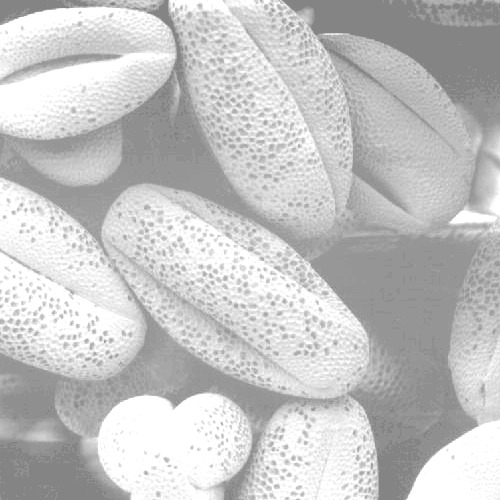
#> input picture Figure/1.tif, 500 x 500 px, given in place of 5.tif, which was not available
$ python spatial.py
#> lines starting #> are read from the running program, lines starting #| are printed output that depends on the picture; pictures that were not available may be replaced by others from this repository, and a replacement may not be noted
import matplotlib.pyplot as plt
import numpy as np
from PIL import Image


def mean_filter(x, kernel_size=3):
    result = x.copy()
    for i in range(int(kernel_size), len(x) - int(kernel_size)):
        for j in range(int(kernel_size), len(x[0]) - int(kernel_size)):
            temp = 0
            for xx in range(i - int(kernel_size / 2), i + int(kernel_size / 2) + 1):
                for y in range(j - int(kernel_size / 2), j + int(kernel_size / 2) + 1):
                    temp += x[xx][y]
            result[i][j] = temp//(kernel_size*kernel_size)
    return result

def med_filter(x, kernel_size=3):
    result = x.copy()
    for i in range(int(kernel_size), len(x) - int(kernel_size)):
        for j in range(int(kernel_size), len(x[0]) - int(kernel_size)):
            temp=[]
            for xx in range(i - int(kernel_size / 2), i + int(kernel_size / 2) + 1):
                for y in range(j - int(kernel_size / 2), j + int(kernel_size / 2) + 1):
                    temp.append(x[xx][y])
            temp.sort()
            result[i][j] = temp[kernel_size*kernel_size//2]
    return result

def modified_alpha_filter(x, d, kernel_size=3):
    result = x.copy()
    for i in range(int(kernel_size), len(x) - int(kernel_size)):
        for j in range(int(kernel_size), len(x[0]) - int(kernel_size)):
            temp=[]
            for xx in range(i - int(kernel_size / 2), i + int(kernel_size / 2) + 1):
                for y in range(j - int(kernel_size / 2), j + int(kernel_size / 2) + 1):
                    temp.append(x[xx][y])
            temp.sort()
            result[i][j] = sum(temp[d//2:kernel_size*kernel_size-d//2])//(kernel_size*kernel_size-d)
    return result

if __name__ == '__main__':
    index=0
    img = Image.open('Figure/' + str(index + 5) + '.tif')  # 500*500
#> img is the input picture: PIL image 500x500 L; min 132, max 255, mean 196.4
    arr = np.array(img)
    new_arr = mean_filter(arr)
    new_img = Image.fromarray(new_arr)

    plt.subplot(2, 3, index * 3 + 1)
    plt.imshow(img)
    plt.title('origin figure')

    plt.subplot(2,3,index*3+2)
    plt.imshow(new_img)
    plt.title('mean filtering')

    plt.subplot(2, 3, index * 3 + 3)
    new_arr = med_filter(arr)
    new_img = Image.fromarray(new_arr)
    plt.imshow(new_img)
    plt.title('mid filtering')

    img = Image.open('Figure/' + str(6) + '.tif')  # 500*500
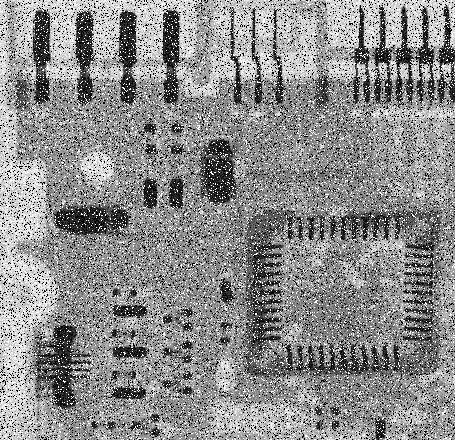
#> input picture Figure/6.tif, 455 x 440 px
#> img is the input picture: PIL image 455x440 L; min 0, max 255, mean 140.1
    arr = np.array(img)
    new_arr = modified_alpha_filter(arr,5,5)
#> after the loop in modified_alpha_filter, `for i in range(int(kernel_size), len(x) - int(kernel_size)):`:
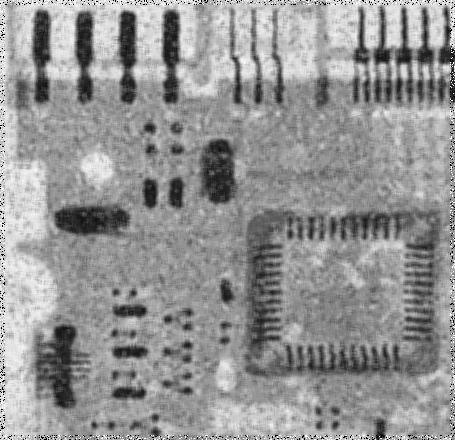
#> result: shape (440, 455); min 0, max 255, mean 148
    new_img = Image.fromarray(new_arr)
    # print(new_arr[0])

    plt.subplot(2, 3, 4)
    plt.imshow(img)
    plt.title('origin figure')

    plt.subplot(2, 3, 5)
    plt.imshow(new_img)
    plt.title('modified alpha filtering')

    plt.subplot(2, 3, 6)
    new_arr_2 = med_filter(arr)
#> call 2 of med_filter, with kernel_size = 3
#> after the loop in med_filter (call 2), `for i in range(int(kernel_size), len(x) - int(kernel_size)):`:
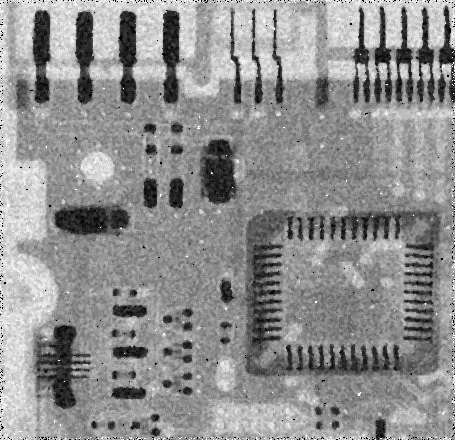
#> result: shape (440, 455); min 0, max 255, mean 143.1
    new_img_2 = Image.fromarray(new_arr_2)
    plt.imshow(new_img_2)
    plt.title('mid filtering')

    plt.show()
